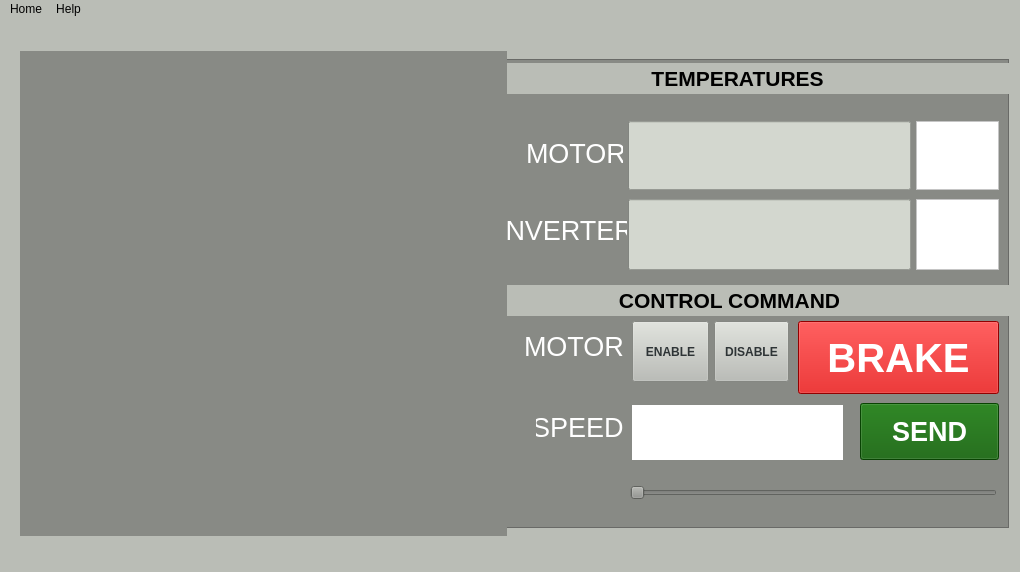
<?xml version="1.0" encoding="UTF-8"?>
<ui version="4.0">
 <class>MainWindow</class>
 <widget class="QMainWindow" name="MainWindow">
  <property name="geometry">
   <rect>
    <x>0</x>
    <y>0</y>
    <width>1020</width>
    <height>572</height>
   </rect>
  </property>
  <property name="sizePolicy">
   <sizepolicy hsizetype="Preferred" vsizetype="Preferred">
    <horstretch>0</horstretch>
    <verstretch>0</verstretch>
   </sizepolicy>
  </property>
  <property name="minimumSize">
   <size>
    <width>904</width>
    <height>0</height>
   </size>
  </property>
  <property name="windowTitle">
   <string>MainWindow</string>
  </property>
  <property name="styleSheet">
   <string notr="true">background-color: rgb(186, 189, 182);</string>
  </property>
  <widget class="QWidget" name="centralwidget">
   <widget class="QMeter" name="meterWidget" native="true">
    <property name="geometry">
     <rect>
      <x>20</x>
      <y>32</y>
      <width>487</width>
      <height>485</height>
     </rect>
    </property>
    <property name="styleSheet">
     <string notr="true">background-color: rgb(136, 138, 133);</string>
    </property>
   </widget>
   <widget class="QFrame" name="frame">
    <property name="geometry">
     <rect>
      <x>242</x>
      <y>40</y>
      <width>767</width>
      <height>469</height>
     </rect>
    </property>
    <property name="styleSheet">
     <string notr="true">background-color: rgb(136, 138, 133);</string>
    </property>
    <property name="frameShape">
     <enum>QFrame::StyledPanel</enum>
    </property>
    <property name="frameShadow">
     <enum>QFrame::Raised</enum>
    </property>
    <widget class="QLabel" name="label_12">
     <property name="geometry">
      <rect>
       <x>206</x>
       <y>226</y>
       <width>563</width>
       <height>31</height>
      </rect>
     </property>
     <property name="font">
      <font>
       <pointsize>16</pointsize>
       <weight>75</weight>
       <bold>true</bold>
      </font>
     </property>
     <property name="styleSheet">
      <string notr="true">color: rgb(0, 0, 0);
background-color: rgb(186, 189, 182);</string>
     </property>
     <property name="text">
      <string>CONTROL COMMAND</string>
     </property>
     <property name="alignment">
      <set>Qt::AlignCenter</set>
     </property>
    </widget>
    <widget class="QPushButton" name="sendButton">
     <property name="geometry">
      <rect>
       <x>618</x>
       <y>344</y>
       <width>139</width>
       <height>57</height>
      </rect>
     </property>
     <property name="font">
      <font>
       <pointsize>20</pointsize>
       <weight>75</weight>
       <bold>true</bold>
      </font>
     </property>
     <property name="styleSheet">
      <string notr="true">color: qlineargradient(spread:pad, x1:0, y1:0, x2:1, y2:0, stop:0 rgba(0, 0, 0, 255), stop:1 rgba(255, 255, 255, 255));

background-color: rgb(13, 94, 4);</string>
     </property>
     <property name="text">
      <string>SEND</string>
     </property>
     <property name="iconSize">
      <size>
       <width>16</width>
       <height>16</height>
      </size>
     </property>
    </widget>
    <widget class="QLabel" name="label_6">
     <property name="geometry">
      <rect>
       <x>294</x>
       <y>346</y>
       <width>91</width>
       <height>45</height>
      </rect>
     </property>
     <property name="font">
      <font>
       <pointsize>20</pointsize>
      </font>
     </property>
     <property name="styleSheet">
      <string notr="true">color: rgb(255, 255, 255);
</string>
     </property>
     <property name="text">
      <string>SPEED </string>
     </property>
     <property name="alignment">
      <set>Qt::AlignCenter</set>
     </property>
    </widget>
    <widget class="QSlider" name="setSpeedSlider">
     <property name="geometry">
      <rect>
       <x>388</x>
       <y>410</y>
       <width>367</width>
       <height>47</height>
      </rect>
     </property>
     <property name="sizePolicy">
      <sizepolicy hsizetype="Expanding" vsizetype="Preferred">
       <horstretch>0</horstretch>
       <verstretch>0</verstretch>
      </sizepolicy>
     </property>
     <property name="font">
      <font>
       <pointsize>20</pointsize>
      </font>
     </property>
     <property name="cursor">
      <cursorShape>ArrowCursor</cursorShape>
     </property>
     <property name="mouseTracking">
      <bool>false</bool>
     </property>
     <property name="tabletTracking">
      <bool>false</bool>
     </property>
     <property name="focusPolicy">
      <enum>Qt::StrongFocus</enum>
     </property>
     <property name="maximum">
      <number>5000</number>
     </property>
     <property name="singleStep">
      <number>100</number>
     </property>
     <property name="pageStep">
      <number>100</number>
     </property>
     <property name="tracking">
      <bool>true</bool>
     </property>
     <property name="orientation">
      <enum>Qt::Horizontal</enum>
     </property>
     <property name="tickPosition">
      <enum>QSlider::NoTicks</enum>
     </property>
     <property name="tickInterval">
      <number>100</number>
     </property>
    </widget>
    <widget class="QProgressBar" name="motorTermometer">
     <property name="geometry">
      <rect>
       <x>386</x>
       <y>62</y>
       <width>283</width>
       <height>69</height>
      </rect>
     </property>
     <property name="sizePolicy">
      <sizepolicy hsizetype="Fixed" vsizetype="Fixed">
       <horstretch>0</horstretch>
       <verstretch>0</verstretch>
      </sizepolicy>
     </property>
     <property name="layoutDirection">
      <enum>Qt::LeftToRight</enum>
     </property>
     <property name="styleSheet">
      <string notr="true">background-color: rgb(211, 215, 207);</string>
     </property>
     <property name="maximum">
      <number>100</number>
     </property>
     <property name="value">
      <number>0</number>
     </property>
     <property name="alignment">
      <set>Qt::AlignBottom|Qt::AlignLeading|Qt::AlignLeft</set>
     </property>
     <property name="textVisible">
      <bool>false</bool>
     </property>
     <property name="orientation">
      <enum>Qt::Horizontal</enum>
     </property>
     <property name="invertedAppearance">
      <bool>false</bool>
     </property>
     <property name="textDirection">
      <enum>QProgressBar::TopToBottom</enum>
     </property>
    </widget>
    <widget class="QProgressBar" name="inverterTermometer">
     <property name="geometry">
      <rect>
       <x>386</x>
       <y>140</y>
       <width>283</width>
       <height>71</height>
      </rect>
     </property>
     <property name="styleSheet">
      <string notr="true">background-color: rgb(211, 215, 207);</string>
     </property>
     <property name="maximum">
      <number>100</number>
     </property>
     <property name="value">
      <number>0</number>
     </property>
     <property name="textVisible">
      <bool>false</bool>
     </property>
     <property name="orientation">
      <enum>Qt::Horizontal</enum>
     </property>
    </widget>
    <widget class="QTextBrowser" name="textTempInverter">
     <property name="geometry">
      <rect>
       <x>674</x>
       <y>140</y>
       <width>83</width>
       <height>71</height>
      </rect>
     </property>
     <property name="font">
      <font>
       <pointsize>20</pointsize>
      </font>
     </property>
     <property name="styleSheet">
      <string notr="true">background-color: rgb(255, 255, 255);</string>
     </property>
    </widget>
    <widget class="QTextBrowser" name="textTempMotor">
     <property name="geometry">
      <rect>
       <x>674</x>
       <y>62</y>
       <width>83</width>
       <height>69</height>
      </rect>
     </property>
     <property name="font">
      <font>
       <pointsize>40</pointsize>
      </font>
     </property>
     <property name="layoutDirection">
      <enum>Qt::LeftToRight</enum>
     </property>
     <property name="styleSheet">
      <string notr="true">background-color: rgb(255, 255, 255);</string>
     </property>
     <property name="verticalScrollBarPolicy">
      <enum>Qt::ScrollBarAlwaysOff</enum>
     </property>
     <property name="horizontalScrollBarPolicy">
      <enum>Qt::ScrollBarAlwaysOff</enum>
     </property>
     <property name="textInteractionFlags">
      <set>Qt::LinksAccessibleByKeyboard|Qt::LinksAccessibleByMouse</set>
     </property>
    </widget>
    <widget class="QLabel" name="label_9">
     <property name="geometry">
      <rect>
       <x>256</x>
       <y>134</y>
       <width>129</width>
       <height>75</height>
      </rect>
     </property>
     <property name="font">
      <font>
       <pointsize>20</pointsize>
      </font>
     </property>
     <property name="styleSheet">
      <string notr="true">color: rgb(255, 255, 255);</string>
     </property>
     <property name="text">
      <string>INVERTER</string>
     </property>
    </widget>
    <widget class="QLabel" name="label_10">
     <property name="geometry">
      <rect>
       <x>284</x>
       <y>64</y>
       <width>97</width>
       <height>61</height>
      </rect>
     </property>
     <property name="font">
      <font>
       <pointsize>20</pointsize>
      </font>
     </property>
     <property name="styleSheet">
      <string notr="true">color: rgb(255, 255, 255);</string>
     </property>
     <property name="text">
      <string>MOTOR</string>
     </property>
    </widget>
    <widget class="QLabel" name="label">
     <property name="geometry">
      <rect>
       <x>282</x>
       <y>262</y>
       <width>99</width>
       <height>51</height>
      </rect>
     </property>
     <property name="font">
      <font>
       <pointsize>20</pointsize>
      </font>
     </property>
     <property name="styleSheet">
      <string notr="true">color: rgb(255, 255, 255);</string>
     </property>
     <property name="text">
      <string>MOTOR</string>
     </property>
    </widget>
    <widget class="QPushButton" name="pushButton_3">
     <property name="geometry">
      <rect>
       <x>390</x>
       <y>262</y>
       <width>77</width>
       <height>61</height>
      </rect>
     </property>
     <property name="font">
      <font>
       <weight>75</weight>
       <bold>true</bold>
      </font>
     </property>
     <property name="styleSheet">
      <string notr="true">color: rgb(255, 255, 255);
color: rgb(46, 52, 54);
background-color: rgb(186, 189, 182);</string>
     </property>
     <property name="text">
      <string>ENABLE</string>
     </property>
    </widget>
    <widget class="QPushButton" name="pushButton_4">
     <property name="geometry">
      <rect>
       <x>472</x>
       <y>262</y>
       <width>75</width>
       <height>61</height>
      </rect>
     </property>
     <property name="font">
      <font>
       <weight>75</weight>
       <bold>true</bold>
      </font>
     </property>
     <property name="styleSheet">
      <string notr="true">color: rgb(255, 255, 255);
color: rgb(46, 52, 54);
background-color: rgb(186, 189, 182);</string>
     </property>
     <property name="text">
      <string>DISABLE</string>
     </property>
    </widget>
    <widget class="QPushButton" name="pushButton_5">
     <property name="geometry">
      <rect>
       <x>556</x>
       <y>262</y>
       <width>201</width>
       <height>73</height>
      </rect>
     </property>
     <property name="font">
      <font>
       <pointsize>30</pointsize>
       <weight>75</weight>
       <bold>true</bold>
      </font>
     </property>
     <property name="styleSheet">
      <string notr="true">color: rgb(255, 255, 255);
background-color: rgb(204, 0, 0);</string>
     </property>
     <property name="text">
      <string>BRAKE</string>
     </property>
    </widget>
    <widget class="QLabel" name="speed_label">
     <property name="geometry">
      <rect>
       <x>390</x>
       <y>346</y>
       <width>211</width>
       <height>55</height>
      </rect>
     </property>
     <property name="font">
      <font>
       <pointsize>25</pointsize>
      </font>
     </property>
     <property name="layoutDirection">
      <enum>Qt::LeftToRight</enum>
     </property>
     <property name="styleSheet">
      <string notr="true">background-color: rgb(255, 255, 255);
border-color: rgb(0, 0, 0);</string>
     </property>
     <property name="text">
      <string/>
     </property>
     <property name="alignment">
      <set>Qt::AlignCenter</set>
     </property>
    </widget>
    <widget class="QLabel" name="label_13">
     <property name="geometry">
      <rect>
       <x>26</x>
       <y>4</y>
       <width>741</width>
       <height>31</height>
      </rect>
     </property>
     <property name="font">
      <font>
       <pointsize>16</pointsize>
       <weight>75</weight>
       <bold>true</bold>
      </font>
     </property>
     <property name="styleSheet">
      <string notr="true">color: rgb(0, 0, 0);
background-color: rgb(186, 189, 182);</string>
     </property>
     <property name="text">
      <string>                                  TEMPERATURES</string>
     </property>
     <property name="alignment">
      <set>Qt::AlignCenter</set>
     </property>
    </widget>
   </widget>
   <zorder>frame</zorder>
   <zorder>meterWidget</zorder>
  </widget>
  <widget class="QMenuBar" name="menubar">
   <property name="geometry">
    <rect>
     <x>0</x>
     <y>0</y>
     <width>1020</width>
     <height>22</height>
    </rect>
   </property>
   <widget class="QMenu" name="menuIn_cio">
    <property name="title">
     <string>Home</string>
    </property>
   </widget>
   <widget class="QMenu" name="menuSobre">
    <property name="title">
     <string>Help</string>
    </property>
    <addaction name="actionSobre"/>
   </widget>
   <addaction name="menuIn_cio"/>
   <addaction name="menuSobre"/>
  </widget>
  <widget class="QStatusBar" name="statusbar"/>
  <action name="actionSobre">
   <property name="checkable">
    <bool>false</bool>
   </property>
   <property name="text">
    <string>Sobre</string>
   </property>
  </action>
 </widget>
 <layoutdefault spacing="9" margin="13"/>
 <customwidgets>
  <customwidget>
   <class>QMeter</class>
   <extends>QWidget</extends>
   <header location="global">qmeter.h</header>
   <container>1</container>
  </customwidget>
 </customwidgets>
 <resources/>
 <connections/>
 <designerdata>
  <property name="gridDeltaX">
   <number>2</number>
  </property>
  <property name="gridDeltaY">
   <number>2</number>
  </property>
  <property name="gridSnapX">
   <bool>true</bool>
  </property>
  <property name="gridSnapY">
   <bool>true</bool>
  </property>
  <property name="gridVisible">
   <bool>true</bool>
  </property>
 </designerdata>
</ui>
